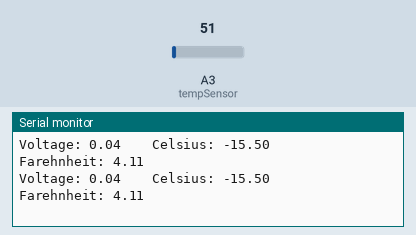
The sketch below on a simulated Arduino Uno, built with avr-gcc and run on an emulated ATmega328P. Parts: the last lines printed to the serial monitor. The test bench sets the inputs (shaded band); at power-on: A3 (tempSensor) = 51.

Above: at 1.8 s.
1.9 s: A3 (tempSensor) set to 61
At 2.4 s:
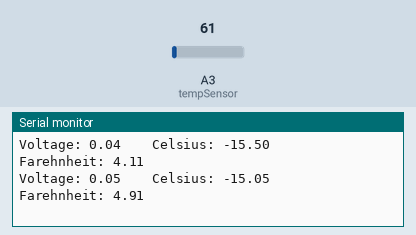
3.4 s: A3 (tempSensor) set to 71
At 4.8 s:
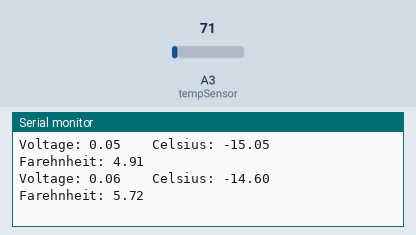
Timing chart, 0 to 6.4 s (numbered marks = the images above; inputs shaded):
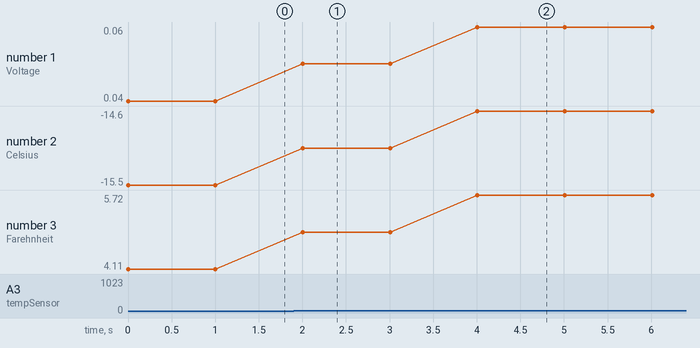

Measured:
- after the input at 1.9 s, the serial monitor: prints a new line after 0.10 s (image 1)
- after the input at 3.4 s, the serial monitor: prints a new line after 0.61 s (image 2)
- plotted number 1: 0.04 → 0.05 after the input at 1.9 s, 0.05 → 0.06 after the input at 3.4 s
- plotted number 2: -15.5 → -15.05 after the input at 1.9 s, -15.05 → -14.6 after the input at 3.4 s
- plotted number 3: 4.11 → 4.91 after the input at 1.9 s, 4.91 → 5.72 after the input at 3.4 s

The sketch:

TempSensor.ino
```cpp
const int tempSensor = A3; //Temp sensor on analog pin A0;

void setup()
{
  Serial.begin(115200);
   pinMode(tempSensor, INPUT); //Classify sensor as input
}
void loop()
{
  int tempReading;               //Store ADC values in this variable
  float conversion = 3.3/4096;  //12-bit conversion number
  double voltage;
  double tempConversion = 0.010;  //From transfer function equation (10mV)
  double temperature, temperature_Celsius;

  tempReading = analogRead(tempSensor); //Take readings
  voltage = tempReading*conversion;     //Convert to voltage
  temperature = voltage/tempConversion; //Convert to temperature (Fahrenheit)
  temperature_Celsius = ((tempReading*3.3*100/4096)-32)*5/9;

  Serial.print("Voltage: ");
  Serial.print(voltage);
  Serial.print("    Celsius: ");
  Serial.print(temperature_Celsius);
  Serial.print("     Farehnheit: ");
  Serial.println(temperature);  //Print on Serial Monitor
  delay(1000);
}
```
